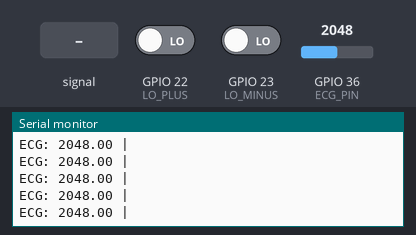
The sketch below on a simulated ESP32. On the bench: the last lines printed to the serial monitor. The test bench sets the inputs (shaded band); at power-on: GPIO 22 (LO_PLUS) LOW, GPIO 36 (ECG_PIN) = 2048, GPIO 23 (LO_MINUS) LOW. WiFi joins after 1.5 s; servers stay silent unless stated.

Above: at 2.8 s.
2.9 s: GPIO 36 (ECG_PIN) fed a 200 Hz sine of ±1023 counts around its level
At 3.33 s:
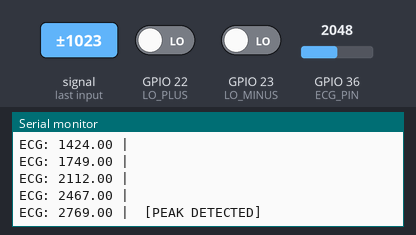
5.9 s: GPIO 22 (LO_PLUS) driven HIGH
At 5.94 s:
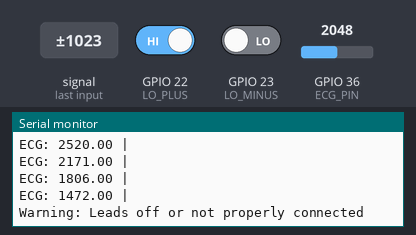
7.8 s: GPIO 22 (LO_PLUS) driven LOW
At 7.84 s:
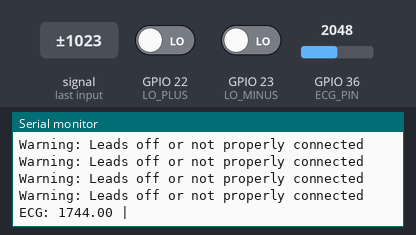
9.3 s: GPIO 36 (ECG_PIN) set to 2540
At 9.35 s:
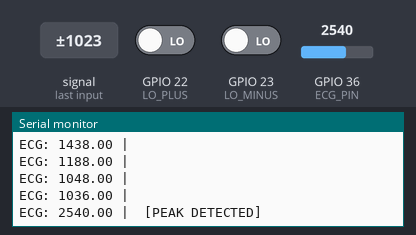
10.8 s: GPIO 36 (ECG_PIN) fed a 1000 Hz sine of ±1023 counts around its level
At 10.85 s:
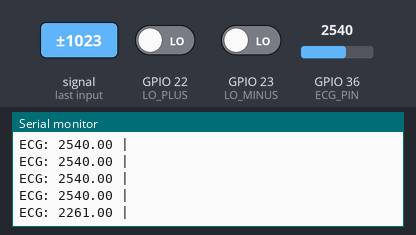
12.3 s: GPIO 23 (LO_MINUS) driven HIGH
At 15.27 s:
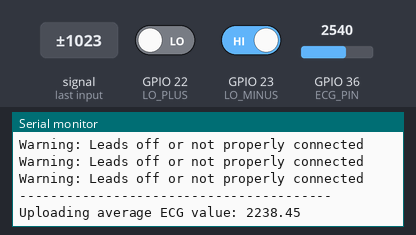
Timing chart, 0 to 16.3 s (numbered marks = the images above; inputs shaded):
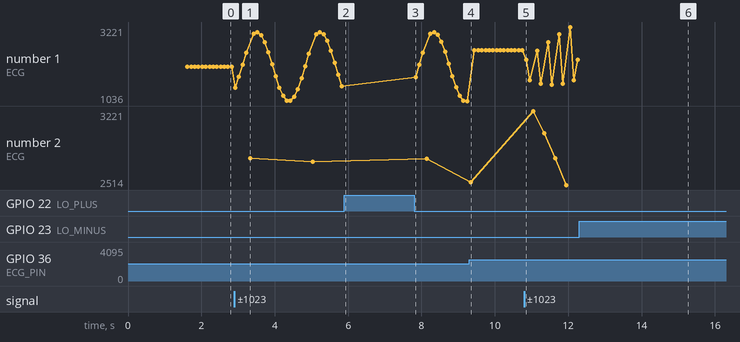

The sketch:

thingspeak_ecg.ino
```cpp
#include <WiFi.h>
#include <HTTPClient.h>
#include <ThingSpeak.h>

// WiFi Credentials
#define WIFISSID "samsung a55"
#define PASSWORD "jingalalahuhu"

// ThingSpeak Settings
#define CHANNEL_ID 3098843
#define WRITE_API_KEY "MLVF614F2YKSLL9D"

// AD8232 Pin Configuration
#define ECG_PIN 36
#define LO_PLUS 22
#define LO_MINUS 23

// Timing Settings
#define UPLOAD_INTERVAL 15000  // Send data every 15 seconds (ThingSpeak free tier limit)
#define ECG_SAMPLE_RATE 100    // Sample ECG every 100ms for display

/****************************************
 * Global Variables
 ****************************************/
WiFiClient client;
unsigned long lastUploadTime = 0;
float ecgAccumulator = 0;
int sampleCount = 0;

/****************************************
 * Helper Functions
 ****************************************/
void connectWiFi() {
  Serial.println("Connecting to WiFi...");
  WiFi.begin(WIFISSID, PASSWORD);

  int attempts = 0;
  while (WiFi.status() != WL_CONNECTED && attempts < 20) {
    delay(500);
    Serial.print(".");
    attempts++;
  }

  if (WiFi.status() == WL_CONNECTED) {
    Serial.println("\nWiFi Connected!");
    Serial.print("IP address: ");
    Serial.println(WiFi.localIP());
    Serial.print("Signal Strength (RSSI): ");
    Serial.print(WiFi.RSSI());
    Serial.println(" dBm");
  } else {
    Serial.println("\nFailed to connect to WiFi");
    Serial.println("Restarting in 5 seconds...");
    delay(5000);
    ESP.restart();
  }
}

void sendToThingSpeak(float ecgValue) {
  // Set the field with ECG value
  ThingSpeak.setField(1, ecgValue);

  // Optional: Add more fields if needed
  // ThingSpeak.setField(2, someOtherValue);

  // Send data to ThingSpeak
  int responseCode = ThingSpeak.writeFields(CHANNEL_ID, WRITE_API_KEY);

  if (responseCode == 200) {
    Serial.println("Data sent to ThingSpeak successfully");
    Serial.print("ECG Value sent: ");
    Serial.println(ecgValue);
  } else {
    Serial.print("Error sending data to ThingSpeak. HTTP error code: ");
    Serial.println(responseCode);
  }
}

// Alternative method using HTTP (if ThingSpeak library has issues)
void sendToThingSpeakHTTP(float ecgValue) {
  if (WiFi.status() == WL_CONNECTED) {
    HTTPClient http;

    // Construct the URL with API key and field data
    String url = "http://api.thingspeak.com/update?api_key=";
    url += WRITE_API_KEY;
    url += "&field1=";
    url += String(ecgValue, 2);  // 2 decimal places

    Serial.print("HTTP Request URL: ");
    Serial.println(url);

    http.begin(url);
    int httpResponseCode = http.GET();

    if (httpResponseCode > 0) {
      String response = http.getString();
      Serial.print("HTTP Response code: ");
      Serial.println(httpResponseCode);
      Serial.print("Response: ");
      Serial.println(response);

      if (response != "0") {
        Serial.println("Data sent to ThingSpeak successfully");
      } else {
        Serial.println("ThingSpeak update failed (returned 0)");
      }
    } else {
      Serial.print("Error code: ");
      Serial.println(httpResponseCode);
    }

    http.end();
  } else {
    Serial.println("WiFi Disconnected");
    connectWiFi();  // Try to reconnect
  }
}

float readECG() {
  // Check if leads are properly connected
  if((digitalRead(LO_PLUS) == 1) || (digitalRead(LO_MINUS) == 1)) {
    Serial.println("Warning: Leads off or not properly connected");
    return -1;  // Return -1 to indicate lead-off condition
  }

  // Read ECG value
  float ecgValue = analogRead(ECG_PIN);

  // Convert to voltage (optional - ESP32 ADC is 12-bit, 0-4095)
  // float voltage = (ecgValue / 4095.0) * 3.3;

  return ecgValue;
}

/****************************************
 * Setup Function
 ****************************************/
void setup() {
  Serial.begin(115200);
  delay(100);

  Serial.println("========================================");
  Serial.println("ESP32 ECG Monitor with ThingSpeak");
  Serial.println("========================================");

  // Configure AD8232 pins
  pinMode(ECG_PIN, INPUT);
  pinMode(LO_PLUS, INPUT);
  pinMode(LO_MINUS, INPUT);

  // Connect to WiFi
  connectWiFi();

  // Initialize ThingSpeak
  ThingSpeak.begin(client);

  Serial.println("System Initialized Successfully!");
  Serial.println("Starting ECG monitoring...");
  Serial.println("----------------------------------------");
}

/****************************************
 * Main Loop
 ****************************************/
void loop() {
  unsigned long currentTime = millis();

  // Read ECG value for local monitoring
  float ecgValue = readECG();

  if (ecgValue != -1) {  // If leads are connected
    // Display real-time ECG value
    Serial.print("ECG: ");
    Serial.print(ecgValue);
    Serial.print(" | ");

    // Calculate average for ThingSpeak upload
    ecgAccumulator += ecgValue;
    sampleCount++;

    // Simple peak detection for heart rate (optional)
    static float lastValue = 0;
    if (ecgValue > 2500 && lastValue < 2500) {  // Threshold may need adjustment
      Serial.print(" [PEAK DETECTED] ");
    }
    lastValue = ecgValue;

    Serial.println();
  }

  // Upload to ThingSpeak at specified interval
  if (currentTime - lastUploadTime >= UPLOAD_INTERVAL) {
    if (sampleCount > 0) {
      float avgECG = ecgAccumulator / sampleCount;

      Serial.println("----------------------------------------");
      Serial.print("Uploading average ECG value: ");
      Serial.println(avgECG);

      // Use ThingSpeak library method
      sendToThingSpeak(avgECG);

      // OR use HTTP method (comment out one)
      // sendToThingSpeakHTTP(avgECG);

      // Reset accumulator and counter
      ecgAccumulator = 0;
      sampleCount = 0;
      lastUploadTime = currentTime;

      Serial.println("----------------------------------------");
    } else {
      Serial.println("No valid ECG data to upload (check lead connections)");
    }
  }

  // Check WiFi connection periodically
  static unsigned long lastWiFiCheck = 0;
  if (currentTime - lastWiFiCheck >= 30000) {  // Check every 30 seconds
    if (WiFi.status() != WL_CONNECTED) {
      Serial.println("WiFi connection lost. Reconnecting...");
      connectWiFi();
    }
    lastWiFiCheck = currentTime;
  }

  delay(ECG_SAMPLE_RATE);  // Sampling delay
}
```

Measured:
- after the input at 2.9 s, the serial monitor: prints a new line at once (image 1)
- after the input at 5.9 s, the serial monitor: prints a new line at once (image 2)
- after the input at 7.8 s, the serial monitor: prints a new line at once (image 3)
- after the input at 9.3 s, the serial monitor: prints a new line at once (image 4)
- after the input at 10.8 s, the serial monitor: prints a new line after 0.05 s (image 5)
- after the input at 12.3 s, the serial monitor: prints a new line after 0.05 s (image 6)
- plotted number 1: 2048 → 1472 after the input at 2.9 s, 1472 → 1036 after the input at 7.8 s, 1036 → 2540 after the input at 9.3 s, 2540 → 2261 after the input at 10.8 s
- plotted number 2: 2735 → 2765 after the input at 7.8 s, 2765 → 2540 after the input at 9.3 s, 2540 → 2514 after the input at 10.8 s
